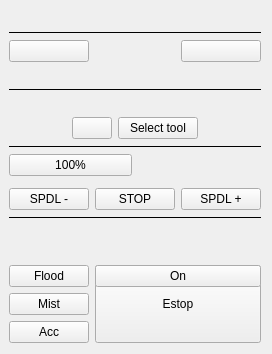
        <widget class="QFrame" name="rightside_frame">
         <property name="sizePolicy">
          <sizepolicy hsizetype="Fixed" vsizetype="Minimum">
           <horstretch>0</horstretch>
           <verstretch>0</verstretch>
          </sizepolicy>
         </property>
         <layout class="QVBoxLayout" name="verticalLayout_11">
          <property name="spacing">
           <number>6</number>
          </property>
          <property name="sizeConstraint">
           <enum>QLayout::SetDefaultConstraint</enum>
          </property>
          <property name="leftMargin">
           <number>9</number>
          </property>
          <item>
           <layout class="QHBoxLayout" name="horizontalLayout_19">
            <item>
             <widget class="StateLabel" name="at_speed_label">
              <property name="true_textTemplate" stdset="0">
               <string>At Speed</string>
              </property>
              <property name="false_textTemplate" stdset="0">
               <string>Waiting</string>
              </property>
             </widget>
            </item>
            <item>
             <widget class="StatusLabel" name="spindle_speed_label">
              <property name="textTemplate" stdset="0">
               <string>Spindle %s</string>
              </property>
              <property name="requested_spindle_speed_status" stdset="0">
               <bool>true</bool>
              </property>
              <property name="actual_spindle_speed_status" stdset="0">
               <bool>false</bool>
              </property>
             </widget>
            </item>
           </layout>
          </item>
          <item>
           <widget class="Line" name="line_4">
            <property name="frameShadow">
             <enum>QFrame::Plain</enum>
            </property>
            <property name="orientation">
             <enum>Qt::Horizontal</enum>
            </property>
           </widget>
          </item>
          <item>
           <layout class="QHBoxLayout" name="horizontalLayout_20">
            <item>
             <widget class="ActionButton" name="actionbutton_8"/>
            </item>
            <item>
             <widget class="StatusLabel" name="tool_number_label">
              <property name="textTemplate" stdset="0">
               <string>Tool %s</string>
              </property>
             </widget>
            </item>
            <item>
             <widget class="ActionButton" name="actionbutton_7"/>
            </item>
           </layout>
          </item>
          <item>
           <widget class="StatusLabel" name="tool_description_label">
            <property name="sizePolicy">
             <sizepolicy hsizetype="Preferred" vsizetype="Minimum">
              <horstretch>0</horstretch>
              <verstretch>0</verstretch>
             </sizepolicy>
            </property>
            <property name="tool_comment_status" stdset="0">
             <bool>true</bool>
            </property>
           </widget>
          </item>
          <item>
           <widget class="Line" name="line_3">
            <property name="frameShadow">
             <enum>QFrame::Plain</enum>
            </property>
            <property name="orientation">
             <enum>Qt::Horizontal</enum>
            </property>
           </widget>
          </item>
          <item>
           <layout class="QHBoxLayout" name="horizontalLayout_34">
            <property name="sizeConstraint">
             <enum>QLayout::SetMinimumSize</enum>
            </property>
            <item>
             <widget class="QLabel" name="label">
              <property name="sizePolicy">
               <sizepolicy hsizetype="Minimum" vsizetype="Minimum">
                <horstretch>0</horstretch>
                <verstretch>0</verstretch>
               </sizepolicy>
              </property>
              <property name="minimumSize">
               <size>
                <width>0</width>
                <height>0</height>
               </size>
              </property>
              <property name="maximumSize">
               <size>
                <width>200</width>
                <height>200</height>
               </size>
              </property>
              <property name="text">
               <string/>
              </property>
              <property name="pixmap">
               <pixmap>../../images/b4_endmill.png</pixmap>
              </property>
              <property name="scaledContents">
               <bool>true</bool>
              </property>
             </widget>
            </item>
            <item>
             <layout class="QVBoxLayout" name="verticalLayout_3">
              <property name="sizeConstraint">
               <enum>QLayout::SetMinimumSize</enum>
              </property>
             </layout>
            </item>
           </layout>
          </item>
          <item>
           <layout class="QHBoxLayout" name="horizontalLayout_35">
            <item>
             <spacer name="horizontalSpacer_17">
              <property name="orientation">
               <enum>Qt::Horizontal</enum>
              </property>
              <property name="sizeHint" stdset="0">
               <size>
                <width>40</width>
                <height>20</height>
               </size>
              </property>
             </spacer>
            </item>
            <item>
             <widget class="ActionButton" name="actionbutton_9">
              <property name="minimumSize">
               <size>
                <width>20</width>
                <height>20</height>
               </size>
              </property>
             </widget>
            </item>
            <item>
             <widget class="ActionButton" name="actionbutton_16">
              <property name="minimumSize">
               <size>
                <width>20</width>
                <height>20</height>
               </size>
              </property>
              <property name="text">
               <string>Select tool</string>
              </property>
             </widget>
            </item>
            <item>
             <spacer name="horizontalSpacer_24">
              <property name="orientation">
               <enum>Qt::Horizontal</enum>
              </property>
              <property name="sizeHint" stdset="0">
               <size>
                <width>40</width>
                <height>20</height>
               </size>
              </property>
             </spacer>
            </item>
           </layout>
          </item>
          <item>
           <widget class="Line" name="line_5">
            <property name="frameShadow">
             <enum>QFrame::Plain</enum>
            </property>
            <property name="orientation">
             <enum>Qt::Horizontal</enum>
            </property>
           </widget>
          </item>
          <item>
           <layout class="QHBoxLayout" name="horizontalLayout_7">
            <item>
             <widget class="ActionButton" name="actionbutton_17">
              <property name="text">
               <string>100%</string>
              </property>
             </widget>
            </item>
            <item>
             <widget class="StatusLabel" name="spindle_disable_label"/>
            </item>
           </layout>
          </item>
          <item>
           <widget class="StatusAdjustmentBar" name="statusadjustmentbar_6">
            <property name="spindle_rate" stdset="0">
             <bool>true</bool>
            </property>
            <property name="show_toggle_button" stdset="0">
             <bool>false</bool>
            </property>
            <property name="text_template" stdset="0">
             <string>spindle Override =  %s</string>
            </property>
           </widget>
          </item>
          <item>
           <layout class="QHBoxLayout" name="horizontalLayout_9">
            <item>
             <widget class="ActionButton" name="actionbutton_19">
              <property name="text">
               <string>SPDL -</string>
              </property>
              <property name="spindle_rev_action" stdset="0">
               <bool>true</bool>
              </property>
             </widget>
            </item>
            <item>
             <widget class="ActionButton" name="actionbutton_33">
              <property name="text">
               <string>STOP</string>
              </property>
              <property name="spindle_stop_action" stdset="0">
               <bool>true</bool>
              </property>
             </widget>
            </item>
            <item>
             <widget class="ActionButton" name="actionbutton_18">
              <property name="text">
               <string>SPDL +</string>
              </property>
              <property name="spindle_fwd_action" stdset="0">
               <bool>true</bool>
              </property>
             </widget>
            </item>
           </layout>
          </item>
          <item>
           <widget class="Line" name="line_6">
            <property name="frameShadow">
             <enum>QFrame::Plain</enum>
            </property>
            <property name="orientation">
             <enum>Qt::Horizontal</enum>
            </property>
           </widget>
          </item>
          <item>
           <layout class="QGridLayout" name="gridLayout_3" rowstretch="0,0,0,0" columnstretch="0,0,0">
            <item row="1" column="1" rowspan="3" colspan="2">
             <widget class="ActionButton" name="actionbutton_38">
              <property name="sizePolicy">
               <sizepolicy hsizetype="Minimum" vsizetype="Minimum">
                <horstretch>0</horstretch>
                <verstretch>1</verstretch>
               </sizepolicy>
              </property>
              <property name="text">
               <string>Estop</string>
              </property>
              <property name="checkable">
               <bool>true</bool>
              </property>
              <property name="indicator_option" stdset="0">
               <bool>true</bool>
              </property>
             </widget>
            </item>
            <item row="3" column="0">
             <widget class="ActionButton" name="actionbutton_36">
              <property name="text">
               <string>Acc</string>
              </property>
              <property name="mdi_command_action" stdset="0">
               <bool>true</bool>
              </property>
             </widget>
            </item>
            <item row="1" column="0">
             <widget class="ActionButton" name="actionbutton_34">
              <property name="text">
               <string>Flood</string>
              </property>
              <property name="checkable">
               <bool>true</bool>
              </property>
              <property name="flood_action" stdset="0">
               <bool>true</bool>
              </property>
             </widget>
            </item>
            <item row="2" column="0">
             <widget class="ActionButton" name="actionbutton_37">
              <property name="text">
               <string>Mist</string>
              </property>
              <property name="checkable">
               <bool>true</bool>
              </property>
              <property name="mist_action" stdset="0">
               <bool>true</bool>
              </property>
             </widget>
            </item>
            <item row="1" column="1" colspan="2">
             <widget class="ActionButton" name="actionbutton_35">
              <property name="text">
               <string>On</string>
              </property>
              <property name="checkable">
               <bool>true</bool>
              </property>
              <property name="indicator_option" stdset="0">
               <bool>true</bool>
              </property>
              <property name="machine_on_action" stdset="0">
               <bool>true</bool>
              </property>
             </widget>
            </item>
            <item row="0" column="0">
             <spacer name="verticalSpacer_2">
              <property name="orientation">
               <enum>Qt::Vertical</enum>
              </property>
              <property name="sizeHint" stdset="0">
               <size>
                <width>20</width>
                <height>40</height>
               </size>
              </property>
             </spacer>
            </item>
           </layout>
          </item>
         </layout>
        </widget>
